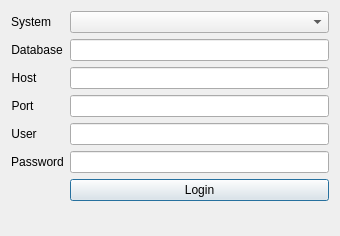
<?xml version="1.0" encoding="UTF-8"?>
<ui version="4.0">
 <class>DBMenagerDialogBase</class>
 <widget class="QDialog" name="DBMenagerDialogBase">
  <property name="geometry">
   <rect>
    <x>0</x>
    <y>0</y>
    <width>340</width>
    <height>236</height>
   </rect>
  </property>
  <property name="windowTitle">
   <string>Login</string>
  </property>
  <layout class="QFormLayout" name="formLayout">
   <item row="1" column="0">
    <widget class="QLabel" name="label">
     <property name="text">
      <string>&lt;html&gt;&lt;head/&gt;&lt;body&gt;&lt;p align=&quot;center&quot;&gt;Database&lt;/p&gt;&lt;/body&gt;&lt;/html&gt;</string>
     </property>
    </widget>
   </item>
   <item row="1" column="1">
    <widget class="QLineEdit" name="dbName"/>
   </item>
   <item row="2" column="0">
    <widget class="QLabel" name="label_6">
     <property name="text">
      <string>&lt;html&gt;&lt;head/&gt;&lt;body&gt;&lt;p align=&quot;center&quot;&gt;Host&lt;/p&gt;&lt;/body&gt;&lt;/html&gt;</string>
     </property>
    </widget>
   </item>
   <item row="2" column="1">
    <widget class="QLineEdit" name="dbHost"/>
   </item>
   <item row="3" column="0">
    <widget class="QLabel" name="label_5">
     <property name="text">
      <string>&lt;html&gt;&lt;head/&gt;&lt;body&gt;&lt;p align=&quot;center&quot;&gt;Port&lt;/p&gt;&lt;/body&gt;&lt;/html&gt;</string>
     </property>
    </widget>
   </item>
   <item row="3" column="1">
    <widget class="QLineEdit" name="dbPort"/>
   </item>
   <item row="4" column="0">
    <widget class="QLabel" name="label_2">
     <property name="text">
      <string>&lt;html&gt;&lt;head/&gt;&lt;body&gt;&lt;p align=&quot;center&quot;&gt;User&lt;/p&gt;&lt;/body&gt;&lt;/html&gt;</string>
     </property>
    </widget>
   </item>
   <item row="4" column="1">
    <widget class="QLineEdit" name="dbUser"/>
   </item>
   <item row="5" column="0">
    <widget class="QLabel" name="label_4">
     <property name="text">
      <string>&lt;html&gt;&lt;head/&gt;&lt;body&gt;&lt;p align=&quot;center&quot;&gt;Password&lt;/p&gt;&lt;/body&gt;&lt;/html&gt;</string>
     </property>
    </widget>
   </item>
   <item row="5" column="1">
    <widget class="QLineEdit" name="dbPassword">
     <property name="inputMethodHints">
      <set>Qt::ImhHiddenText|Qt::ImhNoAutoUppercase|Qt::ImhNoPredictiveText|Qt::ImhSensitiveData</set>
     </property>
     <property name="echoMode">
      <enum>QLineEdit::NoEcho</enum>
     </property>
    </widget>
   </item>
   <item row="7" column="1">
    <widget class="QPushButton" name="loginButton">
     <property name="text">
      <string>Login</string>
     </property>
    </widget>
   </item>
   <item row="0" column="1">
    <widget class="QComboBox" name="SysComboBox"/>
   </item>
   <item row="0" column="0">
    <widget class="QLabel" name="sysLabel">
     <property name="text">
      <string>System</string>
     </property>
    </widget>
   </item>
  </layout>
 </widget>
 <resources/>
 <connections/>
</ui>
